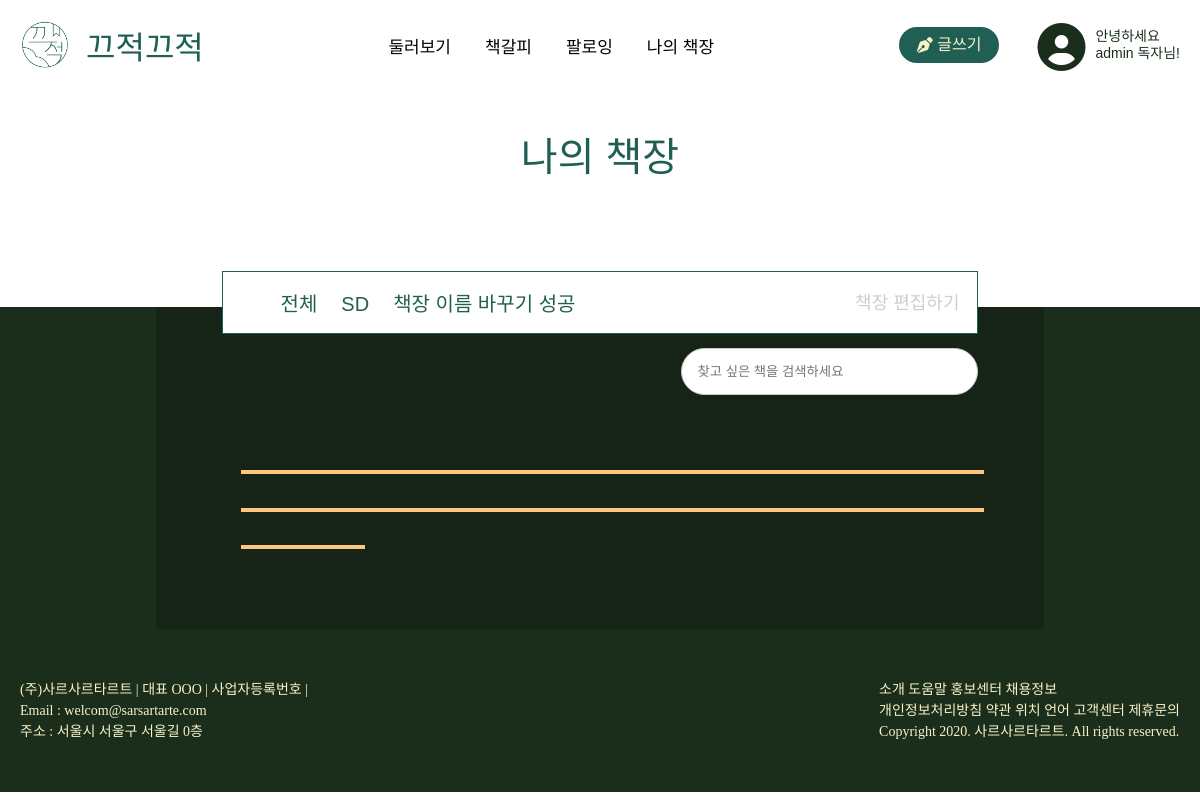
The app's page /back_myPage/ (signed in), older data.
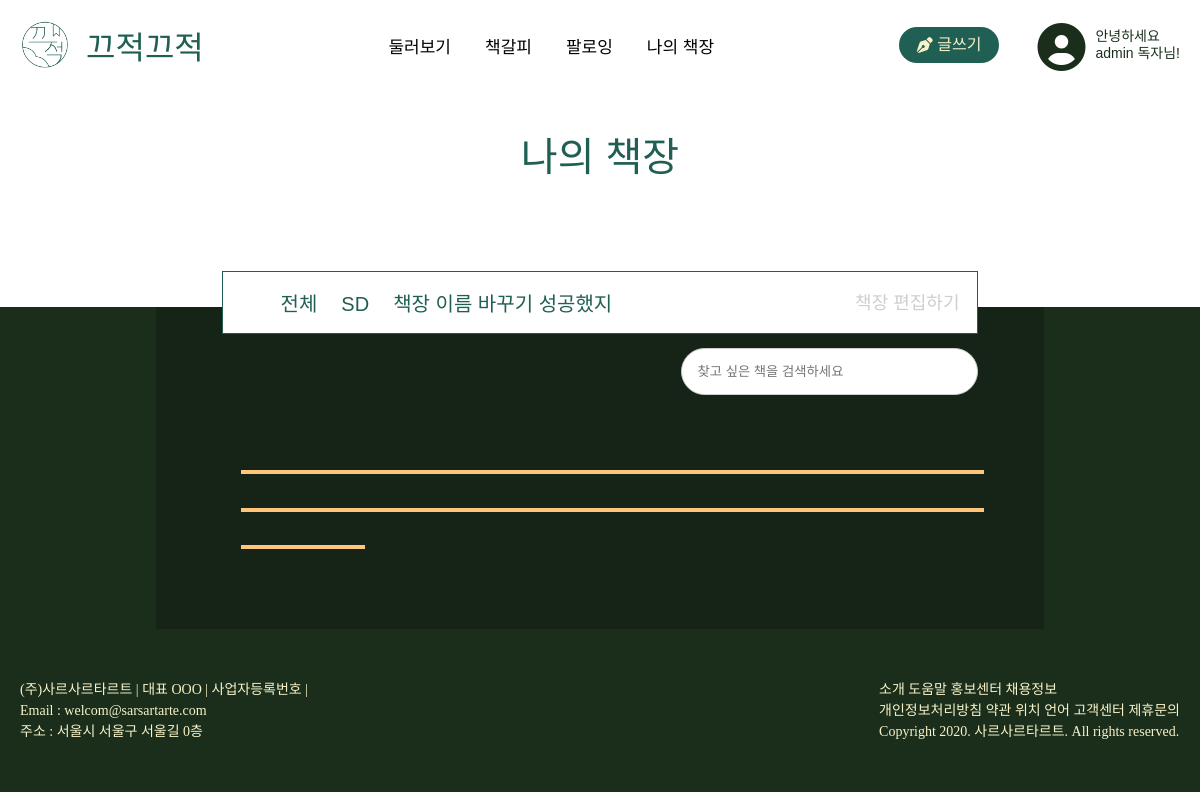
The same page, newer data.
### bookShelf/models.py (models this page shows, shortened)
class BookShelf(models.Model):
    username = models.CharField(max_length=10)
    postID = models.ManyToManyField(Post, related_name = 'post', blank = True)
    bookShelfTitle = models.CharField(max_length=250, null=True)
    class Meta:
        ordering = ('bookShelfTitle',)
        verbose_name = 'bookShelfTitle'
        verbose_name_plural = 'bookShelfTitles'

### bookShelf/views.py (the view)
# urls.py: path('back_myPage/', myPage, name='back_myPage'),
def myPage(request):
    bookShelves = BookShelf.objects.all()
    return render(request, 'myPage.html', {'bookShelves': bookShelves, 'posts': request.user.profile.postID.all})

### bookShelf/templates/myPage.html (shortened to what this page needs)
<!DOCTYPE html>
<html lang="en">
{% load static %}
<head>
    <link rel="stylesheet" type="text/css" href="{% static 'css/base.css' %}">
    <link rel="stylesheet" type="text/css" href="{% static 'css/myPage.css' %}">
    <link rel="stylesheet" type="text/css" href="{% static 'css/navigation.css' %}">
</head>
<body>
    {% include 'navbar.html' %}
    <div class="navbar-bookShelf">
        <a class="bookShelf-title green" href="">나의 책장</a>
        <div class="bookShelf-floating">
            <div>
                <div class="navbar-bookShelf-border">
                    <ul>
                        <li><a class="navbar-bookShelf-item green" href="javascript:return false;"
                                onclick="reloadBookShelf(-1);">전체</a></li>
                        {% for bookShelf in bookShelves %}
                        {% if user.username == bookShelf.username %}
                        <li><a class="navbar-bookShelf-item green" href="javascript:return false;"
                                onclick="reloadBookShelf('{{bookShelf.id}}')">{{bookShelf.bookShelfTitle}}</a></li>
                        {%endif%}
                        {% endfor %}
                    </ul>
                    <a class="navbar-bookShelf-edit gray" id="btn-edit-bookShelf" href="javascript:return false;">책장
                        편집하기</a>
                </div>
            </div>
            <div class="my-book-search">
                <input onkeyup="searchBook()" class="my-book-search-input" id="bookName" placeholder="찾고 싶은 책을 검색하세요"
                    type="text">
            </div>
        </div>
    </div>
    <div class="my-bookShelf-background">
        <div class="my-bookShelf">
        </div>
    </div>
    {% include 'footer.html' %}
</body>
</html>

Row changes from the older to the newer data that the page shows:
changed BookShelf: bookShelfTitle "책장 이름 바꾸기 성공" → "책장 이름 바꾸기 성공했지"
